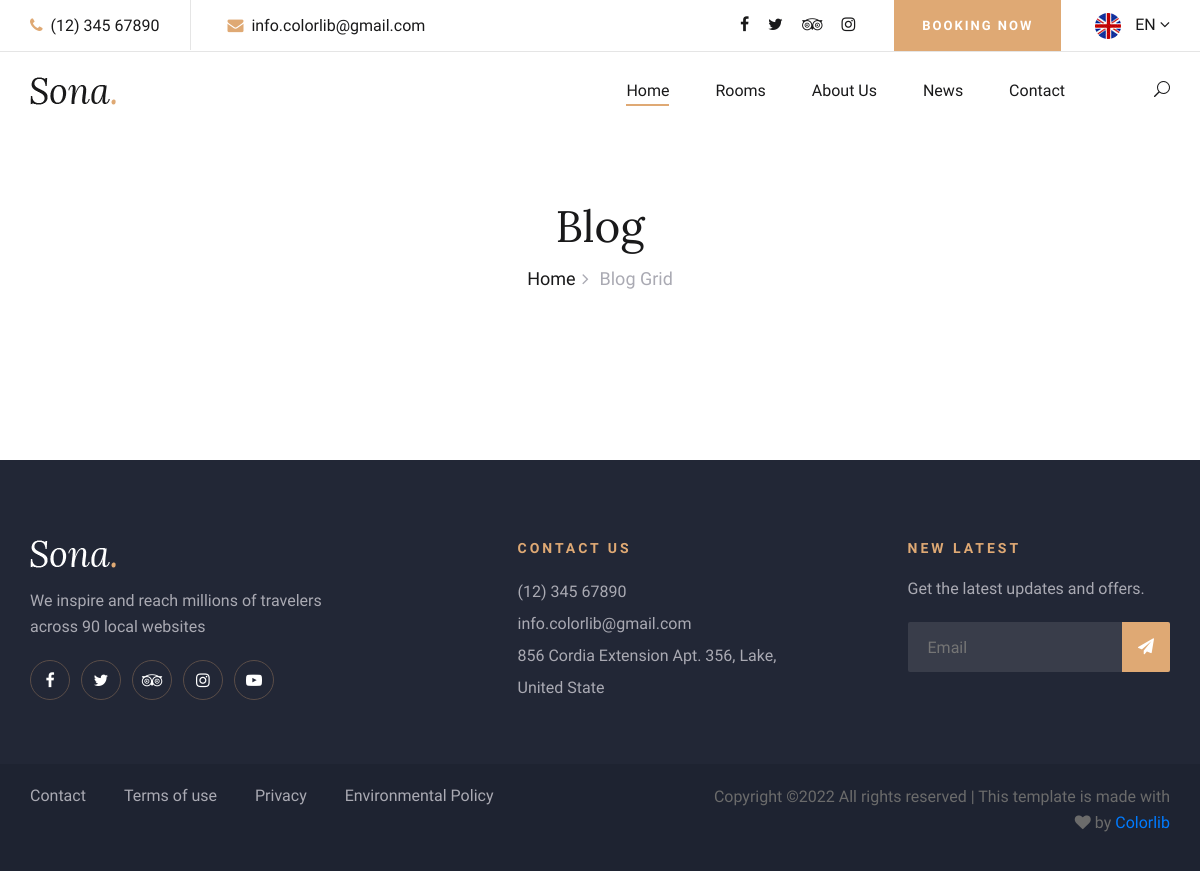
/blogs/, run on an earlier commit of the app's database.
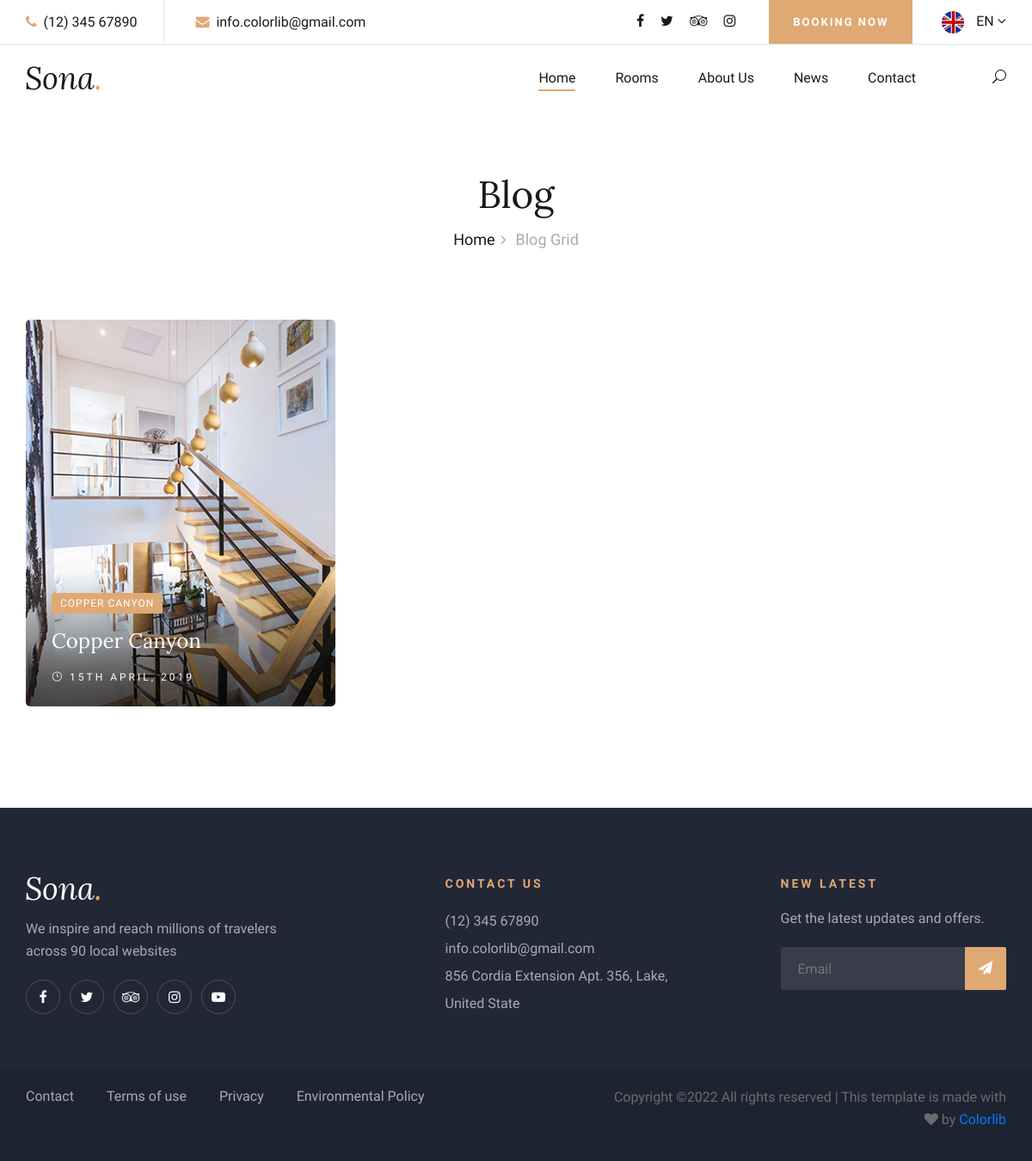
And on a later commit of the database.
### app_hotel/models.py (models this page shows, shortened)
class Room_Blog_Absact(models.Model):
    choice = (
            ('publised',  'PUBLISHED'),
             ( 'draft', 'DRAFT')
              )
    title = models.CharField(max_length=100)
    image = models.ImageField(upload_to='images/')
    slug = models.SlugField(blank=True, max_length=100, unique=True)
    description = models.TextField( )
    published = models.DateTimeField(default=timezone.now)
    created = models.DateTimeField(auto_now_add =True)
    updated = models.DateTimeField(auto_now =True)
    status = models.CharField(choices= choice, max_length=50)
    services = TaggableManager() # user tag pip install django-taggit
    user = models.ForeignKey(User, on_delete=models.CASCADE)
    class Meta:
        ordering = ['title','published','status','image']

class Blog(Room_Blog_Absact):
    category = models.ForeignKey(Category, on_delete=models.CASCADE)

class Room_Blog_Absact(models.Model):
    choice = (
            ('publised',  'PUBLISHED'),
             ( 'draft', 'DRAFT')
              )
    title = models.CharField(max_length=100)
    image = models.ImageField(upload_to='images/')
    slug = models.SlugField(blank=True, max_length=100, unique=True)
    description = models.TextField( )
    published = models.DateTimeField(default=timezone.now)
    created = models.DateTimeField(auto_now_add =True)
    updated = models.DateTimeField(auto_now =True)
    status = models.CharField(choices= choice, max_length=50)
    services = TaggableManager() # user tag pip install django-taggit
    user = models.ForeignKey(User, on_delete=models.CASCADE)
    class Meta:
        ordering = ['title','published','status','image']

### app_hotel/views.py (the view)
# urls.py: path('blogs/', BlogAllView.as_view(), name='blogs'),
class BlogAllView(TemplateView):
    template_name = "hotel/blogs.html"
    def get_context_data(self, **kwargs):
        context = super().get_context_data(**kwargs)
        context['blogs'] = Blog.objects.all()
        return context

### app_hotel/templates/hotel/blogs.html
{% extends 'partials/layout/base.html' %}
{% load static %}
{% block content %}
    <div class="breadcrumb-section">
        <div class="container">
            <div class="row">
                <div class="col-lg-12">
                    <div class="breadcrumb-text">
                        <h2>Blog</h2>
                        <div class="bt-option">
                            <a href="./home.html">Home</a>
                            <span>Blog Grid</span>
                        </div>
                    </div>
                </div>
            </div>
        </div>
    </div>
    <section class="blog-section blog-page spad">
        <div class="container">
            <div class="row">
                {% for blog in blogs %}
                <div class="col-lg-4 col-md-6">
                    <div class="blog-item set-bg" data-setbg="{{blog.image.url}}">
                        <div class="bi-text">
                            <span class="b-tag">{{blog.title}}</span>
                            <h4><a href="#">{{blog.title}}</a></h4>
                            <div class="b-time"><i class="icon_clock_alt"></i> 15th April, 2019</div>
                        </div>
                    </div>
                </div>
                {% endfor %}
            </div>
        </div>
    </section>
{% endblock content %}

What changed in the data, as far as the page shows it:
added Blog: title "COPPER CANYON", title "Copper Canyon"
